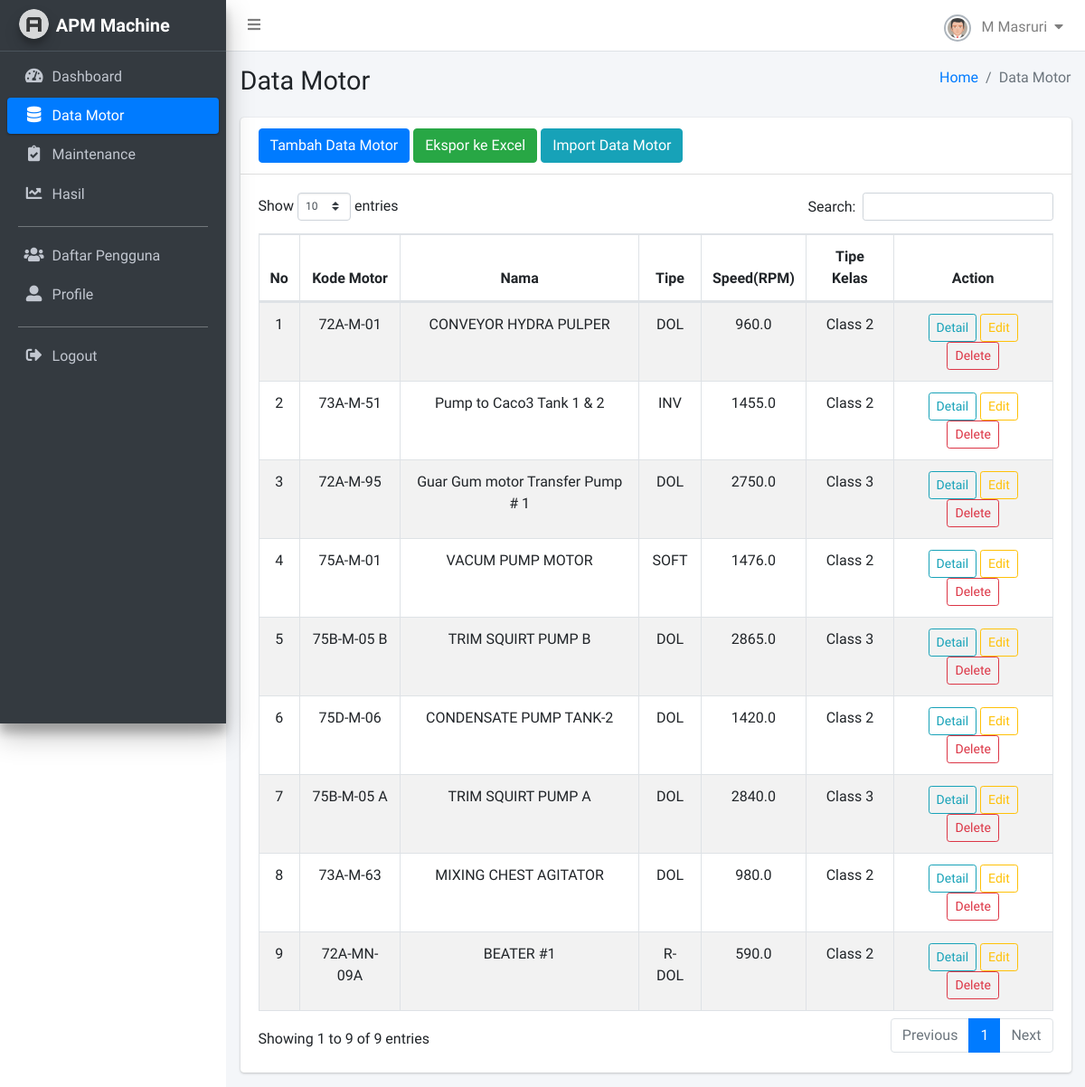
/apm-machine/data-motor/ (signed in), run on the app's committed database.
### monitoring/models.py (models this page shows, shortened)
class Motor(models.Model):
    tag_number = models.CharField(_("Tag No"), max_length=50, unique=True)
    name = models.CharField(_("Motor Name"), max_length=100, null=True, blank=True)
    output = models.FloatField(_("Output"), help_text='Daya dalam KW', null=True, blank=True)
    voltage = models.FloatField(_("Voltage"), help_text='Tegangan dalam Volt', null=True, blank=True)
    starter_type = models.CharField(_("Starter Type"), max_length=50, null=True, blank=True)
    set_ol = models.FloatField(_("SET OL"), null=True, blank=True)
    input = models.FloatField(_("Input"), help_text='Arus dalam Ampere', null=True, blank=True)
    speed = models.FloatField(_("Speed"), help_text='RPM', null=True, blank=True)
    frek = models.FloatField(_("FREK/WEN/CY/HZ"), null=True, blank=True)
    frame = models.CharField(_("Frame"), max_length=50, null=True, blank=True)
    foundation_type = models.CharField(_("Fondation Type"), max_length=50, help_text='Rigid atau Flexible', null=True, blank=True)
    class_type = models.CharField(_("Class Type"), max_length=50, help_text='Kelas 2 atau 3', null=True, blank=True)
    created_at = models.DateTimeField(auto_now_add=True, verbose_name="Dibuat Pada")
    class Meta:
        verbose_name = "Motor"
        verbose_name_plural = "Daftar Motor"

### monitoring/views/motors.py (the view)
# urls.py: path('data-motor/', data_motor, name='data_motor'),
@login_required(login_url='login')
def data_motor(request):
    motors = Motor.objects.all().order_by('-created_at')
    context = {
        'motors': motors
    }
    return render(request, 'tables/data_motor.html', context)

### templates/tables/data_motor.html (shortened to what this page needs)
{% load static %}
<!DOCTYPE html>
<html lang="en">
<head>
    <link rel="stylesheet" href="{% static 'plugins/fontawesome-free/css/all.min.css' %}">
    <link rel='stylesheet' href='https://cdnjs.cloudflare.com/ajax/libs/font-awesome/4.0.3/css/font-awesome.css'>
    <link rel="stylesheet" href="{% static 'plugins/datatables-bs4/css/dataTables.bootstrap4.min.css' %}">
    <link rel="stylesheet" href="{% static 'plugins/datatables-responsive/css/responsive.bootstrap4.min.css' %}">
    <link rel="stylesheet" href="{% static 'plugins/sweetalert2-theme-bootstrap-4/bootstrap-4.min.css' %}">
    <link rel="stylesheet" href="{% static 'plugins/toastr/toastr.min.css' %}">
    <link rel="stylesheet" href="{% static 'dist/css/adminlte.min.css' %}">
</head>
<body class="hold-transition sidebar-mini layout-fixed layout-navbar-fixed">
    <div class="wrapper">
        {% include 'snippets/navbar.html' %}
        {% include 'snippets/sidebar.html' %}
        <div class="content-wrapper">
            <section class="content-header">
            <div class="container-fluid">
                <div class="row mb-2">
                <div class="col-sm-6">
                    <h1>Data Motor</h1>
                </div>
                <div class="col-sm-6">
                    <ol class="breadcrumb float-sm-right">
                    <li class="breadcrumb-item"><a href="#">Home</a></li>
                    <li class="breadcrumb-item active">Data Motor</li>
                    </ol>
                </div>
                </div>
            </div>
            </section>
            <section class="content">
                <div class="container-fluid">
                    <div class="row">
                    <div class="col-12">
                        <div class="card">
                            <div class="card-header">
                                <button type="button" class="btn btn-primary" data-toggle="modal" data-target="#tambahdatamotor">
                                Tambah Data Motor
                                </button>
                                <a href="{% url "export-motor-excel" %}" class="btn btn-success">
                                Ekspor ke Excel
                                </a>
                                <button type="button" class="btn btn-info" data-toggle="modal" data-target="#importMotorModal">
                                    Import Data Motor
                                </button>
                            </div>
                            <div class="card-body">
                                <table id="datamotor" class="table table-bordered table-striped text-center">
                                <thead>
                                <tr>
                                    <th>No</th>
                                    <th>Kode Motor</th>
                                    <th>Nama</th>
                                    <th>Tipe</th>
                                    <th>Speed(RPM)</th>
                                    <th>Tipe Kelas</th>
                                    <th>Action</th>
                                </tr>
                                </thead>
                                <tbody>
                                    {% for m in motors %}
                                    <tr>
                                        <td>{{forloop.counter}}</td>
                                        <td>{{m.tag_number}}</td>
                                        <td>{{m.name}}</td>
                                        <td>{{m.starter_type}}</td>
                                        <td>{{m.speed}}</td>
                                        <td>{{m.class_type}}</td>
                                        <td>
                                            <button type="button" class="btn btn-outline-info btn-sm" data-toggle="modal" data-target="#detaildatamotor{{m.id}}"> Detail </button>
                                            <button type="button" class="btn btn-outline-warning btn-sm" data-toggle="modal" data-target="#editdatamotor{{m.id}}" >Edit</button>
                                            <button type="button" class="btn btn-outline-danger btn-sm" data-toggle="modal" data-target="#hapusdatamotor{{m.id}}">Delete</button>
                                        </td>
                                    </tr>
                                    {% endfor %}
                                </tbody>
                                </table>
                            </div>
                        </div>
                    </div>
                    </div>
                </div>
            </section>
        </div>
    </div>
</body>
</html>

### templates/snippets/navbar.html (shortened to what this page needs)
{% load static %}
<nav class="main-header navbar navbar-expand navbar-white navbar-light">
    <ul class="navbar-nav">
        <li class="nav-item">
            <a class="nav-link" data-widget="pushmenu" href="#" role="button">
                <i class="fas fa-bars"></i>
            </a>
        </li>
    </ul>
    <ul class="navbar-nav ml-auto">
        <li class="nav-item dropdown">
            <a class="nav-link" data-toggle="dropdown" href="#">
                <img class="img-circle img-bordered-sm" src="{% static 'dist/img/user.jpg' %}" alt="User Image" width="30" height="30">
                <span class="ml-2">{{ request.user.first_name }} {{ request.user.last_name }}</span>
                <i class="fas fa-caret-down ml-1"></i>
            </a>
        </li>
    </ul>
</nav>

### data on the page
Motor: tag_number "72A-M-01", name "CONVEYOR HYDRA PULPER", starter_type "DOL", speed "960.0", class_type "Class 2"
Motor: tag_number "73A-M-51", name "Pump to Caco3 Tank 1 & 2", starter_type "INV", speed "1455.0", class_type "Class 2"
Motor: tag_number "72A-M-95", name "Guar Gum motor Transfer Pump # 1", starter_type "DOL", speed "2750.0", class_type "Class 3"
Motor: tag_number "75A-M-01", name "VACUM PUMP MOTOR", starter_type "SOFT", speed "1476.0", class_type "Class 2"
Motor: tag_number "75B-M-05 B", name "TRIM SQUIRT PUMP B", starter_type "DOL", speed "2865.0", class_type "Class 3"
Motor: tag_number "75D-M-06", name "CONDENSATE PUMP TANK-2", starter_type "DOL", speed "1420.0", class_type "Class 2"
Motor: tag_number "75B-M-05 A", name "TRIM SQUIRT PUMP A", starter_type "DOL", speed "2840.0", class_type "Class 3"
Motor: tag_number "73A-M-63", name "MIXING CHEST AGITATOR", starter_type "DOL", speed "980.0", class_type "Class 2"
Motor: tag_number "72A-MN-09A", name "BEATER #1", starter_type "R-DOL", speed "590.0", class_type "Class 2"

### other printed values
{{ request.user.first_name }} "M"
{{ request.user.last_name }} "Masruri"
